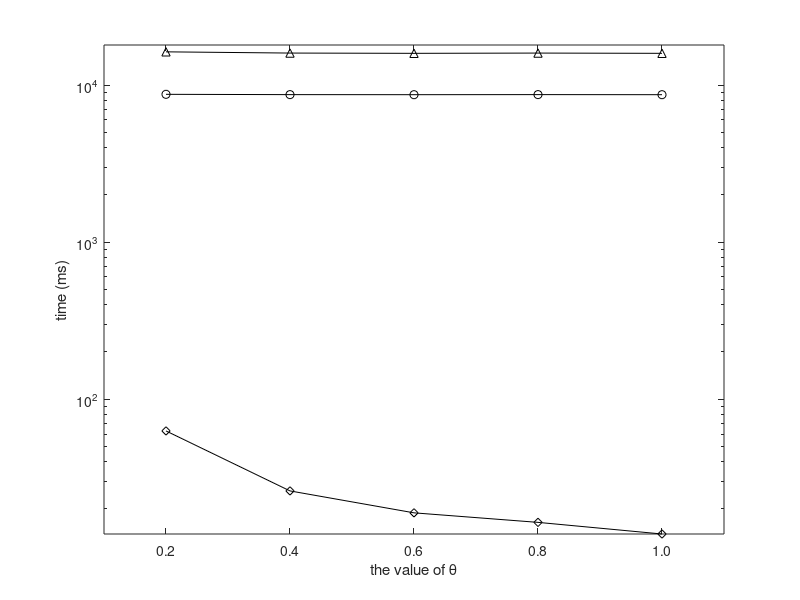

Write MATLAB code to recreate this figure. (Note: this script raises an error after producing the figure.)
set(gcf,'color',[1, 1, 1]);
set(gcf,'unit','centimeters','position',[10 5 9 7]);

x=[1, 2, 3, 4, 5];
y1 = [16283.42984	15993.46573	15930.67248	15990.83746	15932.09257];
y2 = [8734.333606	8695.268036	8687.601652	8697.428906	8687.153538];
y3 = [62.78296319	26.05293136	18.89220111	16.42800125	13.8520623];

p1= semilogy(x, y1, '-k^');
hold on;
p2 = semilogy(x, y2, '-ko');
hold on;
p3 = semilogy(x, y3, '-kd');

xlabel('the value of \theta');
ylabel('time (ms)');

axis([0.5 5.5 0.0 18000]);

%set(gca, 'xtick', 1:5, 'XTickLabel', {'20%','40%','60%','80%','100%'});
set(gca, 'xtick', 1:5, 'XTickLabel', {'0.2','0.4','0.6','0.8','1.0'});
leg=legend('basic-g-v1','basic-w-v1','SWT', 2);
set(leg,'edgecolor','white');

set(gca, 'FontSize', 12);
set(get(gca, 'XLabel'), 'FontSize',12);
set(get(gca, 'YLabel'), 'FontSize',12);
set(findall(gcf,'type','line'),'linewidth',1.5);
set(gca, 'LineWidth', 1.5);
